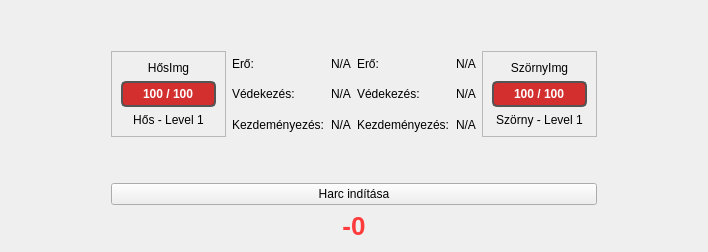
          <widget class="QWidget" name="page4_harc">
           <layout class="QVBoxLayout" name="verticalLayout_8">
            <item>
             <layout class="QGridLayout" name="gridLayout_4">
              <item row="1" column="1">
               <widget class="QPushButton" name="btn_harcinditas">
                <property name="text">
                 <string>Harc indítása</string>
                </property>
               </widget>
              </item>
              <item row="0" column="1">
               <layout class="QGridLayout" name="gridLayout_8">
                <item row="2" column="1">
                 <widget class="QLabel" name="label_96">
                  <property name="text">
                   <string>Védekezés:</string>
                  </property>
                 </widget>
                </item>
                <item row="3" column="1">
                 <widget class="QLabel" name="label_98">
                  <property name="text">
                   <string>Kezdeményezés:</string>
                  </property>
                 </widget>
                </item>
                <item row="3" column="3">
                 <widget class="QLabel" name="label_207">
                  <property name="text">
                   <string>Kezdeményezés:</string>
                  </property>
                 </widget>
                </item>
                <item row="3" column="4">
                 <widget class="QLabel" name="lbl_szorny_kezdemenyezes_ertek">
                  <property name="text">
                   <string>N/A</string>
                  </property>
                 </widget>
                </item>
                <item row="2" column="4">
                 <widget class="QLabel" name="lbl_szorn_vedekezes_ertek">
                  <property name="text">
                   <string>N/A</string>
                  </property>
                 </widget>
                </item>
                <item row="2" column="2">
                 <widget class="QLabel" name="lbl_hos_vedekezes_ertek">
                  <property name="text">
                   <string>N/A</string>
                  </property>
                 </widget>
                </item>
                <item row="3" column="2">
                 <widget class="QLabel" name="lbl_hos_kezdemenyezes_ertek">
                  <property name="text">
                   <string>N/A</string>
                  </property>
                 </widget>
                </item>
                <item row="1" column="4">
                 <widget class="QLabel" name="lbl_szorny_ero_ertek">
                  <property name="text">
                   <string>N/A</string>
                  </property>
                 </widget>
                </item>
                <item row="1" column="5" rowspan="3">
                 <widget class="QFrame" name="frame_2">
                  <property name="frameShape">
                   <enum>QFrame::Shape::StyledPanel</enum>
                  </property>
                  <property name="frameShadow">
                   <enum>QFrame::Shadow::Raised</enum>
                  </property>
                  <layout class="QVBoxLayout" name="verticalLayout_3">
                   <item>
                    <widget class="QLabel" name="lbl_szorn_img">
                     <property name="text">
                      <string>SzörnyImg</string>
                     </property>
                     <property name="alignment">
                      <set>Qt::AlignmentFlag::AlignCenter</set>
                     </property>
                    </widget>
                   </item>
                   <item>
                    <widget class="QProgressBar" name="pb_szorny_hp">
                     <property name="styleSheet">
                      <string notr="true">QProgressBar {
    border: 2px solid #555;
    border-radius: 5px;
    background-color: #222;
    text-align: center;
    color: white;
    font-weight: bold;
}

QProgressBar::chunk {
    background-color: #d32f2f;
    border-radius: 3px;
}</string>
                     </property>
                     <property name="value">
                      <number>100</number>
                     </property>
                     <property name="format">
                      <string>%v / %m</string>
                     </property>
                    </widget>
                   </item>
                   <item>
                    <widget class="QLabel" name="lbl_szorny_nev">
                     <property name="text">
                      <string>Szörny - Level 1</string>
                     </property>
                     <property name="alignment">
                      <set>Qt::AlignmentFlag::AlignCenter</set>
                     </property>
                    </widget>
                   </item>
                  </layout>
                 </widget>
                </item>
                <item row="1" column="3">
                 <widget class="QLabel" name="label_203">
                  <property name="text">
                   <string>Erő:</string>
                  </property>
                 </widget>
                </item>
                <item row="1" column="2">
                 <widget class="QLabel" name="lbl_hos_ero_ertek">
                  <property name="text">
                   <string>N/A</string>
                  </property>
                 </widget>
                </item>
                <item row="0" column="1">
                 <spacer name="verticalSpacer_11">
                  <property name="orientation">
                   <enum>Qt::Orientation::Vertical</enum>
                  </property>
                  <property name="sizeHint" stdset="0">
                   <size>
                    <width>20</width>
                    <height>40</height>
                   </size>
                  </property>
                 </spacer>
                </item>
                <item row="1" column="0" rowspan="3">
                 <widget class="QFrame" name="frame">
                  <property name="frameShape">
                   <enum>QFrame::Shape::StyledPanel</enum>
                  </property>
                  <property name="frameShadow">
                   <enum>QFrame::Shadow::Raised</enum>
                  </property>
                  <layout class="QGridLayout" name="gridLayout_9">
                   <item row="1" column="0">
                    <widget class="QProgressBar" name="pb_hos_hp">
                     <property name="styleSheet">
                      <string notr="true">QProgressBar {
    border: 2px solid #555;
    border-radius: 5px;
    background-color: #222;
    text-align: center;
    color: white;
    font-weight: bold;
}

QProgressBar::chunk {
    background-color: #d32f2f; 
    border-radius: 3px;
}</string>
                     </property>
                     <property name="value">
                      <number>100</number>
                     </property>
                     <property name="format">
                      <string>%v / %m</string>
                     </property>
                    </widget>
                   </item>
                   <item row="0" column="0">
                    <widget class="QLabel" name="lbl_hos_img">
                     <property name="text">
                      <string>HősImg</string>
                     </property>
                     <property name="alignment">
                      <set>Qt::AlignmentFlag::AlignCenter</set>
                     </property>
                    </widget>
                   </item>
                   <item row="2" column="0">
                    <widget class="QLabel" name="lbl_hos_nev">
                     <property name="text">
                      <string>Hős - Level 1</string>
                     </property>
                     <property name="alignment">
                      <set>Qt::AlignmentFlag::AlignCenter</set>
                     </property>
                    </widget>
                   </item>
                  </layout>
                 </widget>
                </item>
                <item row="1" column="1">
                 <widget class="QLabel" name="label_95">
                  <property name="text">
                   <string>Erő:</string>
                  </property>
                 </widget>
                </item>
                <item row="2" column="3">
                 <widget class="QLabel" name="label_205">
                  <property name="text">
                   <string>Védekezés:</string>
                  </property>
                 </widget>
                </item>
                <item row="4" column="1">
                 <spacer name="verticalSpacer_12">
                  <property name="orientation">
                   <enum>Qt::Orientation::Vertical</enum>
                  </property>
                  <property name="sizeHint" stdset="0">
                   <size>
                    <width>20</width>
                    <height>40</height>
                   </size>
                  </property>
                 </spacer>
                </item>
               </layout>
              </item>
              <item row="0" column="2">
               <spacer name="horizontalSpacer_3">
                <property name="orientation">
                 <enum>Qt::Orientation::Horizontal</enum>
                </property>
                <property name="sizeType">
                 <enum>QSizePolicy::Policy::Maximum</enum>
                </property>
                <property name="sizeHint" stdset="0">
                 <size>
                  <width>100</width>
                  <height>20</height>
                 </size>
                </property>
               </spacer>
              </item>
              <item row="0" column="0">
               <spacer name="horizontalSpacer_4">
                <property name="orientation">
                 <enum>Qt::Orientation::Horizontal</enum>
                </property>
                <property name="sizeType">
                 <enum>QSizePolicy::Policy::Maximum</enum>
                </property>
                <property name="sizeHint" stdset="0">
                 <size>
                  <width>100</width>
                  <height>20</height>
                 </size>
                </property>
               </spacer>
              </item>
             </layout>
            </item>
            <item>
             <widget class="QLabel" name="sebzes_lbl">
              <property name="styleSheet">
               <string notr="true">color: #ff3b3b; font-size: 26px; font-weight: bold; background: transparent; border: none;</string>
              </property>
              <property name="text">
               <string>-0</string>
              </property>
              <property name="alignment">
               <set>Qt::AlignmentFlag::AlignCenter</set>
              </property>
             </widget>
            </item>
           </layout>
          </widget>
